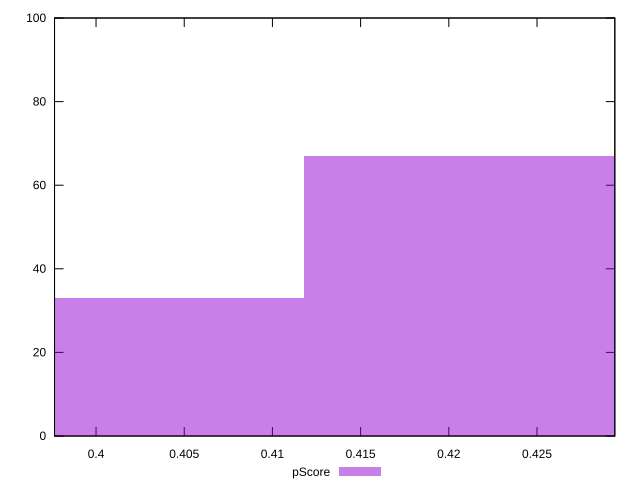

Generate this figure with gnuplot:
reset

$pScore <<EOF
0.401766522597342 33
0.4218548487272091 67
EOF

set key outside below
set boxwidth 0.0200883261298671
set xrange [0.3976470588235294:0.4294117647058824]
set yrange [0:100]
set trange [0:100]
set style fill transparent solid 0.5 noborder
set terminal svg size 640, 490 enhanced background rgb 'white'
set output "report_00017_2021-02-10T15-08-03.406Z/uses-text-compression/samples/pages+cached+noadtech+nomedia+nocss/pScore/histogram.svg"

plot $pScore title "pScore" with boxes

reset
